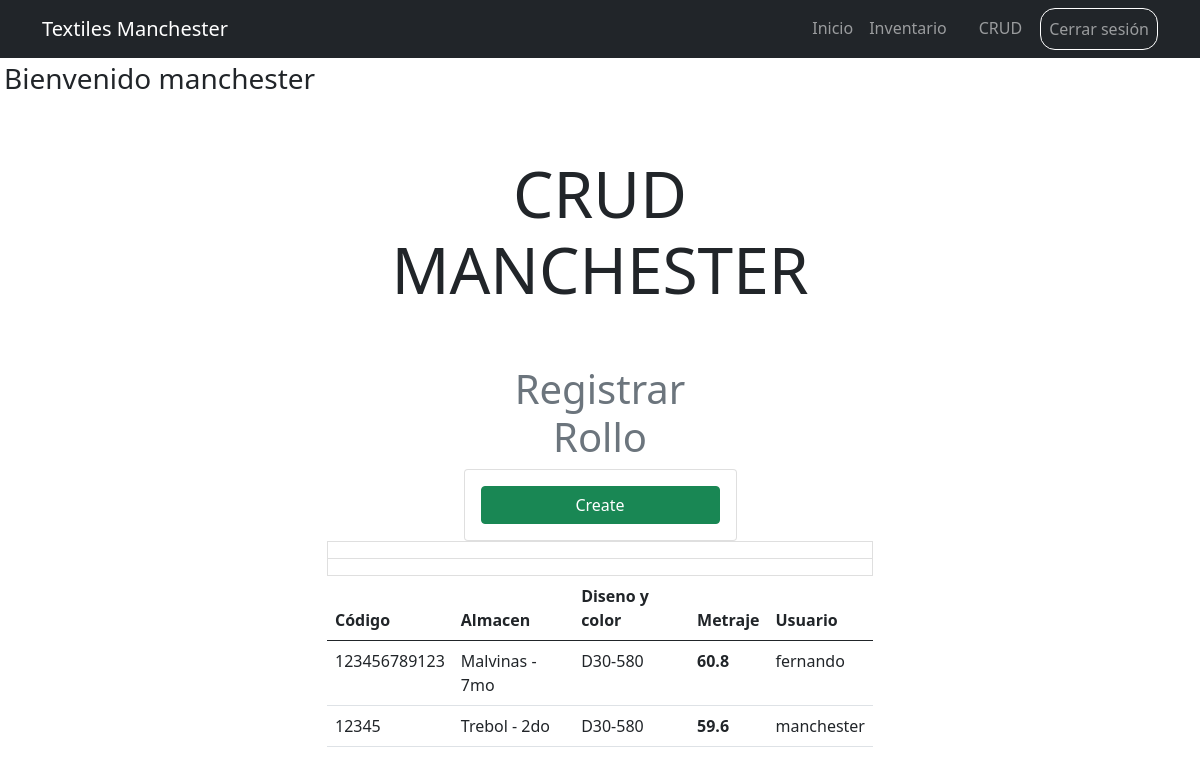
The page /CRUD/ (signed in) on the database its author committed.
### inventory/models.py (models this page shows, shortened)
class Rollos(models.Model):
    codigo = models.CharField(unique=True, max_length=20)
    almacen = models.ForeignKey(Almacen, on_delete=models.CASCADE)
    diseno_color = models.ForeignKey(Diseno_Color, on_delete=models.CASCADE)
    metros = models.CharField(max_length=10)
    created = models.DateTimeField(auto_now_add=True)
    user  = models.ForeignKey(User, on_delete=models.CASCADE)

class Almacen(models.Model):
    name = models.CharField(max_length=50)
    created = models.DateTimeField(auto_now_add=True)
    def __str__(self):
        return self.name

class Diseno_Color(models.Model):
    name = models.CharField(max_length=100)
    created = models.DateTimeField(auto_now_add=True)
    def __str__(self):
        return self.name

### inventory/views.py (the view)
# urls.py: path('CRUD/', views.CRUD, name='CRUD'),
@login_required
def CRUD(request):
    rolloss = Rollos.objects.all()
    return render(request, 'crud.html', {'rolloss': rolloss})

### inventory/templates/crud.html (shortened to what this page needs)
{% extends 'base.html' %}
{% block content %}
<main class="container">
    <div class="row">
        <div class="col-md-6 offset-md-3">
            <h1 class="text-center display-3 py-5">CRUD MANCHESTER</h1>
            <div class="col-md-6 offset-md-3">
                        <h1 class="text-secondary text-center">Registrar Rollo</h1>
                        <form method="POST" class="card card-body">
                            <button class="btn btn-success">Create</button>
                        </form>
            </div>
            <table class="table table-hover">
                <thead>
                  <tr>
                    <th scope="col">Código</th>
                    <th scope="col">Almacen</th>
                    <th scope="col">Diseno y color</th>
                    <th scope="col">Metraje</th>
                    <th scope="col">Usuario</th>
                  </tr>
                </thead>
                <tbody>
                  {% for rollos in rolloss %}
                  <a class="list-group-item">
                    <tr data-href="{% url 'rollo_detail' rollos.id %}" style="cursor: pointer;">
                      <td>{{rollos.codigo}}</td>
                      <td>{{rollos.almacen}}</td>
                      <td>{{rollos.diseno_color}}</td>
                      <th>{{rollos.metros}}</td>
                      <td>{{rollos.user.username}}</td>
                    </tr>
                  </a>
                  {% endfor %}
                </tbody>
              </table>
        </div>
    </div>
</main>
{% endblock %}

### inventory/templates/base.html (shortened to what this page needs)
{% load static %}
<!DOCTYPE html>
<html lang="en">
<head>
    <link href="https://cdn.jsdelivr.net/npm/bootstrap@5.0.2/dist/css/bootstrap.min.css" rel="stylesheet">
    <link rel="stylesheet" href="https://cdn.datatables.net/1.13.5/css/dataTables.bootstrap5.min.css">
    <link rel="stylesheet" href="https://cdn.datatables.net/1.13.5/css/jquery.dataTables.min.css">
</head>
<body>
    <nav class="navbar navbar-expand-lg bg-dark navbar-dark">
        <div class="container">
          <a class="navbar-brand" href="/">Textiles Manchester</a>
          <div class="collapse navbar-collapse" id="navbarSupportedContent">
            <ul class="navbar-nav ms-auto">
                <li class="nav-item">
                    <a class="nav-link" href="/">Inicio</a>
                </li>
                {% if user.is_authenticated %}
                <li class="nav-item">
                    <a class="nav-link" href="/pagina/">Inventario</a>
                </li>
                <li class="nav-item">
                    <a class="nav-link" href="/inventario/"></a>
                </li>
                <li class="nav-item">
                    <a class="nav-link" href="/CRUD/">CRUD</a>
                </li>
                <li class="nav-item" style="border: 1px solid white; border-radius: 15px; margin-left: 10px;">
                    <a class="nav-link" href="/logout">Cerrar sesión</a>
                </li>
                {% endif %}
            </ul>
          </div>
        </div>
      </nav>
    {%if user.is_authenticated%}
        <h3 class="p-1">Bienvenido {{user.username}}</h3>
    {%endif%}
    {% block content %}
    {% endblock %}
</body>
</html>

### rows shown on the page
Rollos: codigo "123456789123", almacen "Malvinas - 7mo", diseno_color "D30-580", metros "60.8", user.username "fernando"
Rollos: codigo "12345", almacen "Trebol - 2do", diseno_color "D30-580", metros "59.6", user.username "manchester"

### other values the page prints
{{ user.username }} "manchester"
